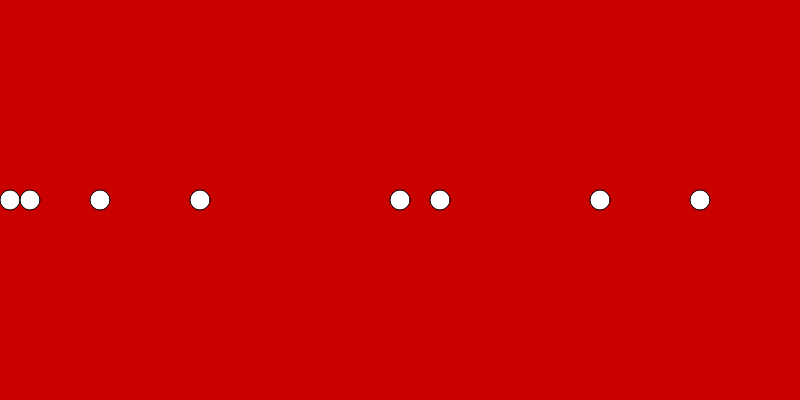
Frame 1 (no input)
Frame 60 (no input): identical to frame 1, image omitted
Frame 120 (the mouse pressed at the canvas centre since frame 60): identical to frame 1, image omitted

The p5.js sketch that drew this single still picture (run headless with seeded random() and noise() and a simulated clock; from frame 60 on, the mouse is pressed at the canvas centre):

// p5.js sketch
// ── sketch.js
// ICM 2015
// DOM Manipulation
// https://github.com/ITPNYU/ICM-2015

// Creating other HTML elements, adding style.

var ellPosx = [10, 30, 100, 200, 400, 440, 600, 700];

function setup() {
  createCanvas(800, 400);
  background(200,0,0);

  for( var i=0; i<ellPosx.length; i++ ){
    ellipse( ellPosx[i],200,20,20);
  }


}

function draw(){
}

function shuffleApples() {
}
